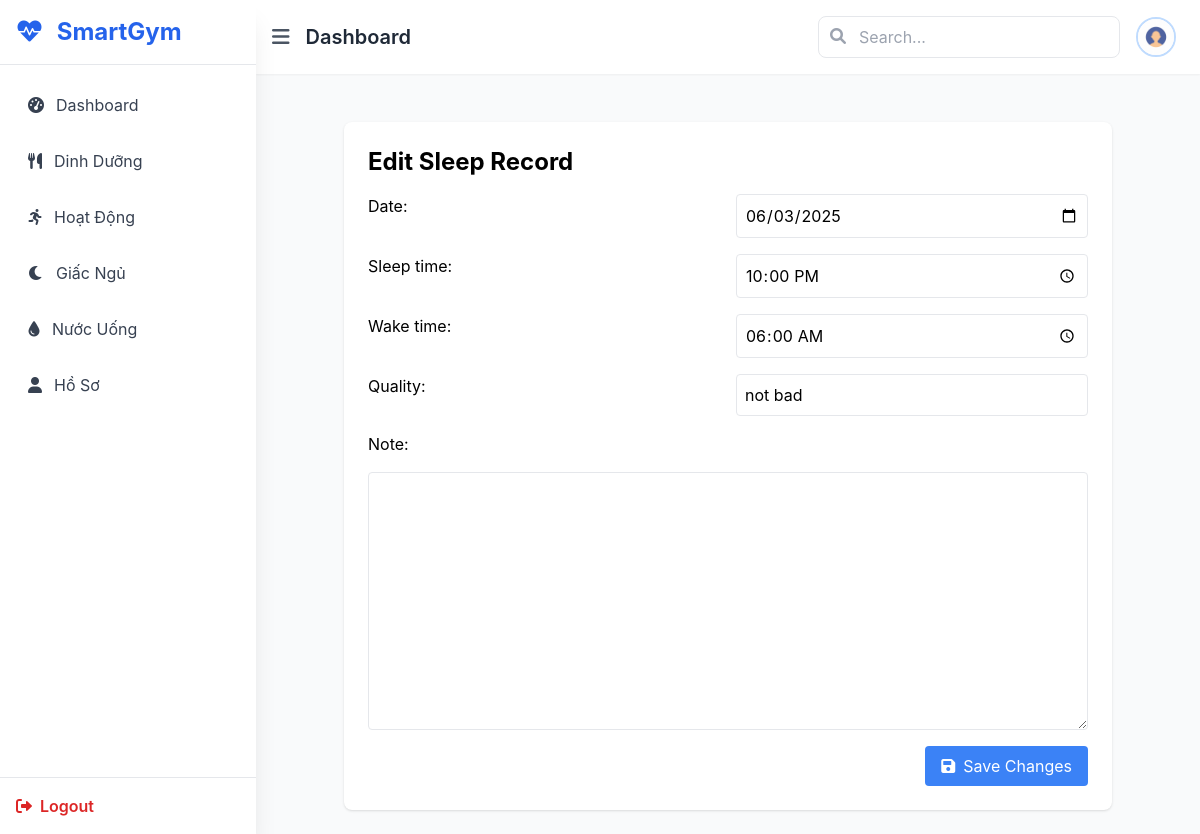
/sleep/edit/28/ (signed in), run on the app's committed database.
### sleep/models.py (models this page shows, shortened)
class SleepRecord(models.Model):
    user = models.ForeignKey(settings.AUTH_USER_MODEL, on_delete=models.CASCADE)
    date = models.DateField()  # Người dùng chọn ngày ngủ
    sleep_time = models.TimeField()
    wake_time = models.TimeField()
    duration_hours = models.FloatField()
    quality = models.CharField(max_length=20)
    note = models.TextField(blank=True)

### main/views.py (the view)
# urls.py: path('sleep/edit/<int:pk>/', views.edit_sleep, name='edit_sleep'),
@login_required
def edit_sleep(request, pk):
    record = get_object_or_404(SleepRecord, id=pk, user=request.user)
    form = SleepRecordForm(request.POST or None, instance=record)
    if request.method == 'POST' and form.is_valid():
        form.save()
        return redirect('sleep')
    return render(request, 'main/edit_sleep.html', {'form': form, 'entry': record})

### sleep/forms.py
class SleepRecordForm(forms.ModelForm):
    class Meta:
        model = SleepRecord
        fields = ['date', 'sleep_time', 'wake_time', 'quality', 'note']
        widgets = {
            'date': forms.DateInput(attrs={'type': 'date'}),
            'sleep_time': forms.TimeInput(attrs={'type': 'time'}),
            'wake_time': forms.TimeInput(attrs={'type': 'time'}),
        }

### main/templatetags/form_filters.py (called while the page is built)
@register.filter(name='add_class')
def add_class(field, css_class):
    try:
        return field.as_widget(attrs={"class": css_class})
    except AttributeError:
        return field  # fallback nếu field không có .as_widget

### main/templates/main/edit_sleep.html (shortened to what this page needs)
{% extends 'main/base.html' %}
{% load form_filters %}
{% block content %}
<div class="bg-white p-6 rounded-lg shadow max-w-3xl mx-auto mt-6">
    <h2 class="text-2xl font-bold mb-4">Edit Sleep Record</h2>
    <form method="POST" class="grid grid-cols-1 md:grid-cols-2 gap-4">
        {{ form.date.label_tag }}
        {{ form.date|add_class:"w-full p-2 border rounded" }}
        {{ form.sleep_time.label_tag }}
        {{ form.sleep_time|add_class:"w-full p-2 border rounded" }}
        {{ form.wake_time.label_tag }}
        {{ form.wake_time|add_class:"w-full p-2 border rounded" }}
        {{ form.quality.label_tag }}
        {{ form.quality|add_class:"w-full p-2 border rounded" }}
        {{ form.note.label_tag }}
        {{ form.note|add_class:"w-full p-2 border rounded md:col-span-2" }}
        <div class="md:col-span-2 flex justify-end">
            <button type="submit" class="bg-blue-500 text-white px-4 py-2 rounded hover:bg-blue-600">
                <i class="fas fa-save mr-2"></i>Save Changes
            </button>
        </div>
    </form>
</div>
{% endblock %}

### main/static/css/styles.css (style rules this page uses)
body { font-family: "Inter", sans-serif; }

### data on the page
SleepRecord: date "06/03/2025", sleep_time "22:00:00", wake_time "06:00:00", quality "not bad"
